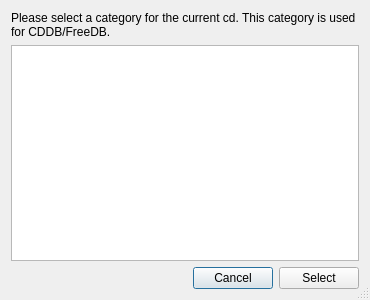
<ui version="4.0" >
 <class>CategoryDialog</class>
 <widget class="QDialog" name="CategoryDialog" >
  <property name="geometry" >
   <rect>
    <x>0</x>
    <y>0</y>
    <width>370</width>
    <height>300</height>
   </rect>
  </property>
  <property name="minimumSize" >
   <size>
    <width>370</width>
    <height>300</height>
   </size>
  </property>
  <property name="windowTitle" >
   <string>Select category</string>
  </property>
  <property name="sizeGripEnabled" >
   <bool>true</bool>
  </property>
  <layout class="QGridLayout" >
   <item row="0" column="0" >
    <widget class="QLabel" name="label" >
     <property name="text" >
      <string>Please select a category for the current cd. This category is used for CDDB/FreeDB.</string>
     </property>
     <property name="wordWrap" >
      <bool>true</bool>
     </property>
    </widget>
   </item>
   <item row="1" column="0" >
    <widget class="QListWidget" name="listWidget" />
   </item>
   <item row="2" column="0" >
    <layout class="QHBoxLayout" >
     <item>
      <spacer>
       <property name="orientation" >
        <enum>Qt::Horizontal</enum>
       </property>
       <property name="sizeHint" >
        <size>
         <width>40</width>
         <height>20</height>
        </size>
       </property>
      </spacer>
     </item>
     <item>
      <widget class="QPushButton" name="pushButton_2" >
       <property name="text" >
        <string>Cancel</string>
       </property>
      </widget>
     </item>
     <item>
      <widget class="QPushButton" name="pushButton" >
       <property name="text" >
        <string>Select</string>
       </property>
      </widget>
     </item>
    </layout>
   </item>
  </layout>
 </widget>
 <resources/>
 <connections/>
</ui>
